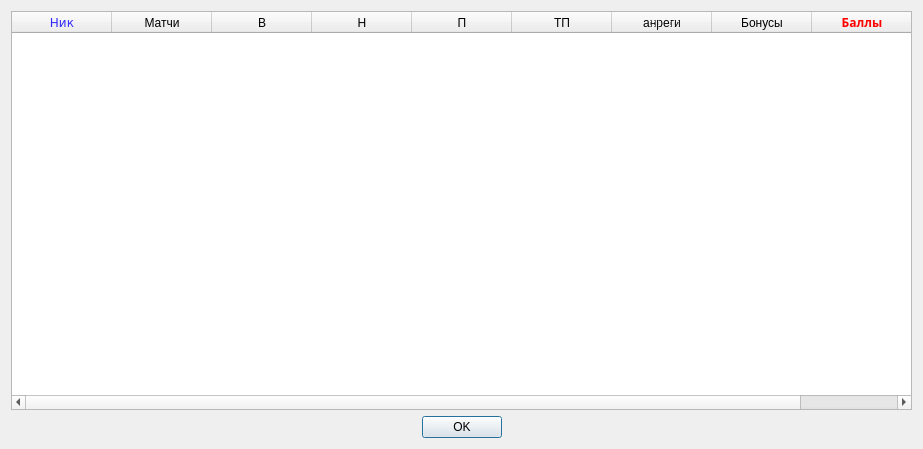
<?xml version="1.0" encoding="UTF-8"?>
<ui version="4.0">
 <class>PlayerTable</class>
 <widget class="QDialog" name="PlayerTable">
  <property name="geometry">
   <rect>
    <x>0</x>
    <y>0</y>
    <width>923</width>
    <height>449</height>
   </rect>
  </property>
  <property name="windowTitle">
   <string>Рейтинг игроков</string>
  </property>
  <layout class="QVBoxLayout" name="verticalLayout">
   <item>
    <widget class="QTableWidget" name="tableWidget">
     <property name="contextMenuPolicy">
      <enum>Qt::ActionsContextMenu</enum>
     </property>
     <column>
      <property name="text">
       <string>Ник</string>
      </property>
      <property name="font">
       <font>
        <family>DejaVu Sans</family>
       </font>
      </property>
      <property name="background">
       <color>
        <red>255</red>
        <green>170</green>
        <blue>255</blue>
       </color>
      </property>
      <property name="foreground">
       <brush brushstyle="SolidPattern">
        <color alpha="255">
         <red>49</red>
         <green>42</green>
         <blue>255</blue>
        </color>
       </brush>
      </property>
     </column>
     <column>
      <property name="text">
       <string>Матчи</string>
      </property>
      <property name="background">
       <color>
        <red>205</red>
        <green>255</green>
        <blue>166</blue>
       </color>
      </property>
     </column>
     <column>
      <property name="text">
       <string>В</string>
      </property>
      <property name="background">
       <color>
        <red>52</red>
        <green>184</green>
        <blue>255</blue>
       </color>
      </property>
     </column>
     <column>
      <property name="text">
       <string>Н</string>
      </property>
      <property name="background">
       <color>
        <red>52</red>
        <green>184</green>
        <blue>255</blue>
       </color>
      </property>
     </column>
     <column>
      <property name="text">
       <string>П</string>
      </property>
      <property name="background">
       <color>
        <red>52</red>
        <green>184</green>
        <blue>255</blue>
       </color>
      </property>
     </column>
     <column>
      <property name="text">
       <string>ТП</string>
      </property>
      <property name="background">
       <color>
        <red>204</red>
        <green>161</green>
        <blue>255</blue>
       </color>
      </property>
     </column>
     <column>
      <property name="text">
       <string>анреги</string>
      </property>
      <property name="background">
       <color>
        <red>170</red>
        <green>170</green>
        <blue>127</blue>
       </color>
      </property>
      <property name="foreground">
       <brush brushstyle="Dense1Pattern">
        <color alpha="255">
         <red>0</red>
         <green>0</green>
         <blue>0</blue>
        </color>
       </brush>
      </property>
     </column>
     <column>
      <property name="text">
       <string>Бонусы</string>
      </property>
      <property name="background">
       <color>
        <red>255</red>
        <green>178</green>
        <blue>179</blue>
       </color>
      </property>
     </column>
     <column>
      <property name="text">
       <string>Баллы</string>
      </property>
      <property name="font">
       <font>
        <family>UnDotum</family>
        <weight>75</weight>
        <bold>true</bold>
       </font>
      </property>
      <property name="background">
       <color>
        <red>134</red>
        <green>199</green>
        <blue>255</blue>
       </color>
      </property>
      <property name="foreground">
       <brush brushstyle="SolidPattern">
        <color alpha="255">
         <red>255</red>
         <green>0</green>
         <blue>0</blue>
        </color>
       </brush>
      </property>
     </column>
    </widget>
   </item>
   <item>
    <widget class="QDialogButtonBox" name="buttonBox">
     <property name="orientation">
      <enum>Qt::Horizontal</enum>
     </property>
     <property name="standardButtons">
      <set>QDialogButtonBox::Ok</set>
     </property>
     <property name="centerButtons">
      <bool>true</bool>
     </property>
    </widget>
   </item>
  </layout>
  <action name="actAdd">
   <property name="icon">
    <iconset resource="../icons.qrc">
     <normaloff>:/images/images/flags.png</normaloff>:/images/images/flags.png</iconset>
   </property>
   <property name="text">
    <string>Добавить игрока</string>
   </property>
  </action>
  <action name="actBonus">
   <property name="text">
    <string>Установить бонус...</string>
   </property>
  </action>
 </widget>
 <resources>
  <include location="../icons.qrc"/>
 </resources>
 <connections>
  <connection>
   <sender>buttonBox</sender>
   <signal>accepted()</signal>
   <receiver>PlayerTable</receiver>
   <slot>accept()</slot>
   <hints>
    <hint type="sourcelabel">
     <x>248</x>
     <y>254</y>
    </hint>
    <hint type="destinationlabel">
     <x>157</x>
     <y>274</y>
    </hint>
   </hints>
  </connection>
  <connection>
   <sender>buttonBox</sender>
   <signal>rejected()</signal>
   <receiver>PlayerTable</receiver>
   <slot>reject()</slot>
   <hints>
    <hint type="sourcelabel">
     <x>316</x>
     <y>260</y>
    </hint>
    <hint type="destinationlabel">
     <x>286</x>
     <y>274</y>
    </hint>
   </hints>
  </connection>
 </connections>
</ui>
